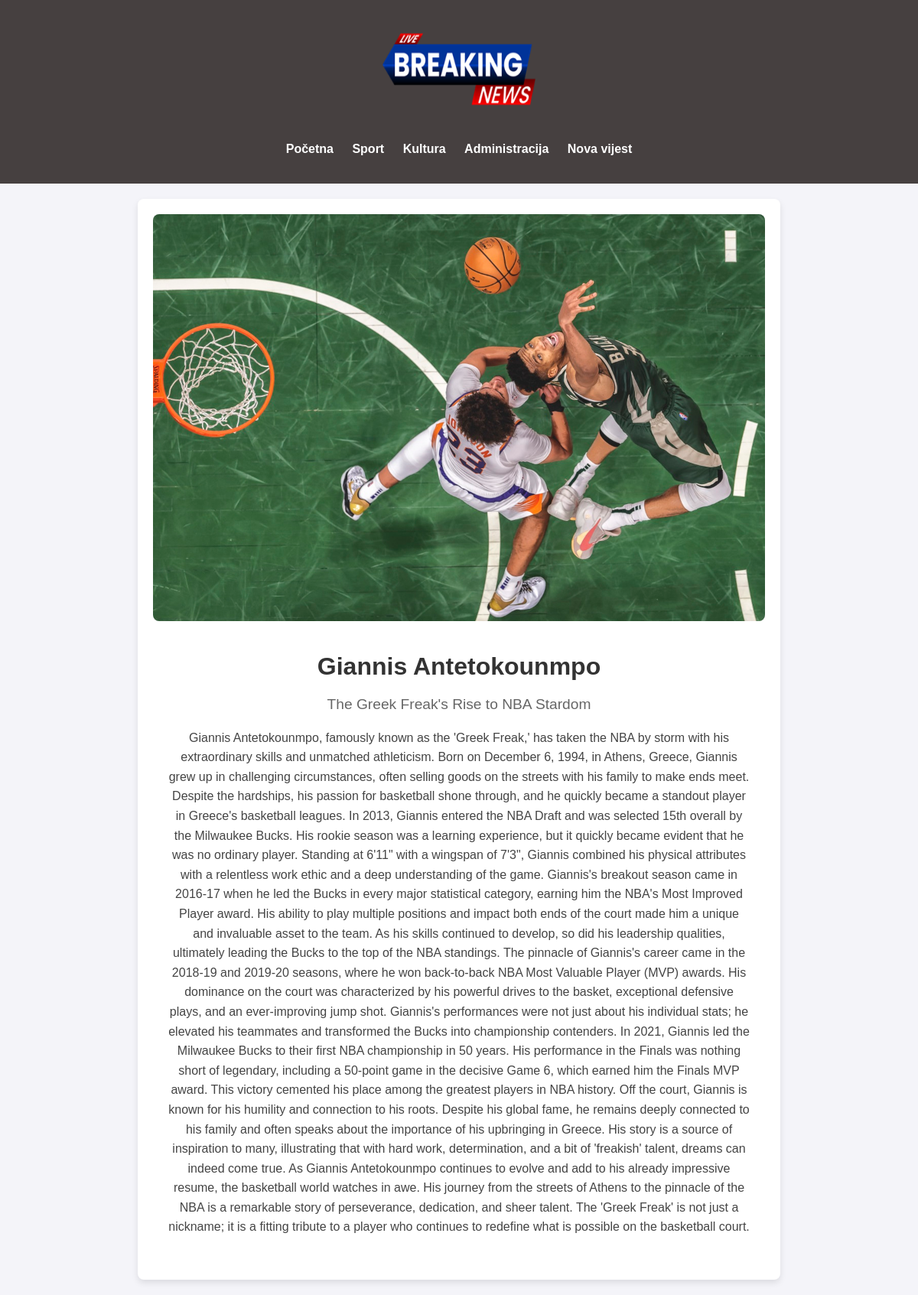
Page /clanak.php?id=1 on the committed database.
### tables this page shows
CREATE TABLE `vrsta` (
  `id` int(11) NOT NULL,
  `datum` varchar(32) NOT NULL,
  `naslov` varchar(64) NOT NULL,
  `sazetak` text NOT NULL,
  `tekst` text NOT NULL,
  `slika` varchar(64) NOT NULL,
  `kategorija` varchar(64) NOT NULL,
  `arhiva` tinyint(1) NOT NULL
);

### clanak.php (the view, shortened to what this page needs)
<?php
include 'connect.php';
echo '<link rel="stylesheet" href="style_clanak.css">';
$id = $_GET['id'];
echo'<header>
    <link rel="stylesheet" href="style.css">
        <img src="images/logo.png" alt="Naslov Vijesti" class="header-img">
        <nav>
            <ul>
                <li><a href="index.php">Početna</a></li>
                <li><a href="Sport.php">Sport</a></li>
                <li><a href="Kultura.php">Kultura</a></li>
                  <li><a href="login.php">Administracija</a></li>
                <li><a href="unos.html">Nova vijest</a></li>
            </ul>
        </nav>
    </header>';
echo '<div class="news-container">';
$query = "SELECT * FROM vrsta WHERE id = $id";
$result = mysqli_query($dbc, $query);
if($row = mysqli_fetch_array($result)) {
    echo '<div class="news-row">';
    echo '<img class="news-image" src="' . UPLPATH . $row['slika'] . '" alt="' . $row['naslov'] . '">';
    echo '<div class="news-content">';
    echo '<h1 class="news-title">' . $row['naslov'] . '</h1>';
    echo '<p class="news-summary">' . $row['sazetak'] . '</p>';
    echo '<p class="news-text">' . $row['tekst'] . '</p>';
    echo '</div>';
    echo '</div>';
}
echo '</div>';
?>

### style_clanak.css (style rules this page uses)
.news-container { max-width: 800px; margin: 20px auto; padding: 20px; background-color: #fff; box-shadow: 0 4px 8px rgba(0,0,0,0.1); border-radius: 8px; }
.news-row { display: flex; flex-direction: column; align-items: center; }
.news-image { max-width: 100%; height: auto; border-radius: 8px; }
.news-content { padding: 20px; text-align: center; }
.news-title { font-size: 2em; margin-bottom: 10px; color: #333; }
.news-summary { font-size: 1.2em; margin-bottom: 20px; color: #666; }
.news-text { font-size: 1em; line-height: 1.6; color: #444; }

### style.css (style rules this page uses)
header { text-align: center; background-color: #464040; padding: 20px; }
.header-img { width: 200px; height: 150px; }
nav ul { list-style: none; padding: 0; }
nav ul li { display: inline; margin: 0 10px; }
nav ul li a { font-weight: bold; text-decoration: none; color: #ffffff; }
.news-row { display: flex; justify-content: space-between; flex-wrap: wrap; }

### rows in the picture
vrsta: slika (picture), naslov "Giannis Antetokounmpo", sazetak "The Greek Freak's Rise to NBA Stardom", tekst "Giannis Antetokounmpo, famously known as the 'Greek Freak,' has taken the NBA by storm with his extraordinary skills and unmatched athleticism. Born on December 6, 1994, in Athens, Greece, Giannis grew up in challenging circumstances, often selling goods on the streets with his family to make ends meet. Despite the hardships, his passion for basketball shone through, and he quickly became a standout player in Greece's basketball leagues. In 2013, Giannis entered the NBA Draft and was selected 15th overall by the Milwaukee Bucks. His rookie season was a learning experience, but it quickly became evident that he was no ordinary player. Standing at 6'11\" with a wingspan of 7'3\", Giannis…"
